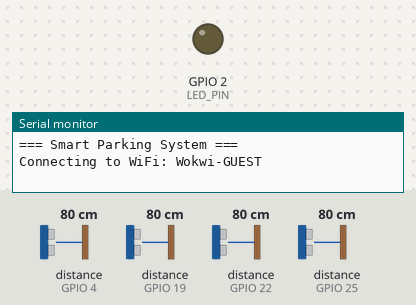
A sketch run on a simulated ESP32. Parts: output pins drawn as LEDs (lit = HIGH), the last lines printed to the serial monitor. Wiring (from diagram.json): 4 × ultrasonic range finder: trigger GPIO 5, echo GPIO 4 / trigger GPIO 18, echo GPIO 19 / trigger GPIO 21, echo GPIO 22 / trigger GPIO 23, echo GPIO 25. The test bench sets the inputs (shaded band); at power-on: distance to the obstacle (sensors on GPIO 4, GPIO 22, GPIO 19, GPIO 25) 80 cm. The echo pulse lasts 58.3 µs per cm; WiFi joins after 1.5 s; servers stay silent unless stated; uploads are accepted with an empty reply; pins used as bus, display or sensor lines are not drawn.

Above: at 0.4 s.
At 5.64 s:
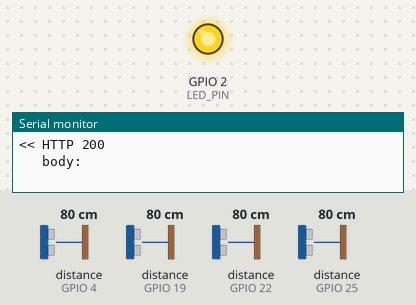
6.4 s: distance to the obstacle (sensor on GPIO 4) set to 55 cm
9.4 s: distance to the obstacle (sensor on GPIO 4) set to 47 cm
12.4 s: distance to the obstacle (sensor on GPIO 22) set to 2 cm
Timing chart, 0 to 21.4 s (numbered marks = the images above; inputs shaded):
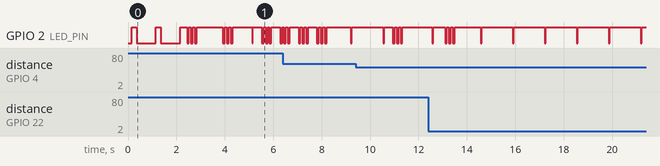

The sketch:

sketch.ino
```cpp
// Smart Parking — ESP32 sketch with on-board LED diagnostic.
// LED on GPIO 2 acts as a visible "Serial Monitor replacement":
//   off                    -> just booted
//   slow blink (1Hz)       -> WiFi connecting
//   solid ON               -> WiFi connected, idle
//   3 short fast blinks    -> POST succeeded (HTTP 2xx)
//   5 long slow blinks     -> POST failed (negative error or non-2xx)
//   single brief flash     -> heartbeat (loop is alive)

#include <WiFi.h>
#include <HTTPClient.h>
#include <WiFiClientSecure.h>

// ====== CONFIG ======
const char* WIFI_SSID = "Wokwi-GUEST";
const char* WIFI_PASS = "";

// EDIT ME: current ngrok URL (it changes every restart). Must be HTTPS.
const char* SERVER_URL = "some-ngrok-server/api/sensor";

// Public smoke-test endpoint (always 200). Used at boot to prove the ESP32
// can reach the open internet over HTTPS at all, independent of ngrok.
const char* SMOKE_URL  = "https://httpbin.org/post";

#define NUM_SENSORS 4
#define OCCUPIED_THRESHOLD_CM 50.0
#define LOOP_DELAY_MS 1000
#define LED_PIN 2

const int TRIG_PINS[NUM_SENSORS] = {5, 18, 21, 23};
const int ECHO_PINS[NUM_SENSORS] = {4, 19, 22, 25};
const char* SENSOR_IDS[NUM_SENSORS] = {"A1", "A2", "B1", "B2"};

bool lastState[NUM_SENSORS]   = {false, false, false, false};
bool initialized[NUM_SENSORS] = {false, false, false, false};

// ---- LED helpers ------------------------------------------------------------
void ledOn()  { digitalWrite(LED_PIN, HIGH); }
void ledOff() { digitalWrite(LED_PIN, LOW); }

void ledBlink(int times, int onMs, int offMs) {
  for (int i = 0; i < times; i++) {
    ledOn();  delay(onMs);
    ledOff(); delay(offMs);
  }
}

void signalSuccess() { ledBlink(3, 80, 80);  ledOn(); }
void signalFailure() { ledBlink(5, 300, 200); ledOn(); }
void signalHeartbeat() { ledOff(); delay(40); ledOn(); }

// ---- Sensor reading ---------------------------------------------------------
float singleMeasurement(int trigPin, int echoPin) {
  digitalWrite(trigPin, LOW);
  delayMicroseconds(2);
  digitalWrite(trigPin, HIGH);
  delayMicroseconds(10);
  digitalWrite(trigPin, LOW);
  long duration = pulseIn(echoPin, HIGH, 30000);
  if (duration == 0) return 999.0;
  return duration * 0.0343 / 2.0;
}

float medianFilter(int trigPin, int echoPin) {
  float a = singleMeasurement(trigPin, echoPin); delay(30);
  float b = singleMeasurement(trigPin, echoPin); delay(30);
  float c = singleMeasurement(trigPin, echoPin);
  if ((a >= b && a <= c) || (a <= b && a >= c)) return a;
  if ((b >= a && b <= c) || (b <= a && b >= c)) return b;
  return c;
}

// ---- HTTP -------------------------------------------------------------------
// Returns the HTTP status code (positive = real status, negative = client error).
int httpsPost(const char* url, const String& body) {
  WiFiClientSecure client;
  client.setInsecure();

  HTTPClient http;
  if (!http.begin(client, url)) {
    Serial.println("http.begin() failed");
    return -1000;
  }
  http.addHeader("Content-Type", "application/json");
  http.addHeader("ngrok-skip-browser-warning", "true");
  http.setTimeout(8000);

  Serial.print(">> POST ");
  Serial.print(url);
  Serial.print(" body=");
  Serial.println(body);

  int code = http.POST(body);
  Serial.print("<< HTTP ");
  Serial.println(code);
  if (code > 0) {
    String resp = http.getString();
    if (resp.length() > 200) resp = resp.substring(0, 200) + "...";
    Serial.print("   body: ");
    Serial.println(resp);
  } else {
    Serial.print("   error: ");
    Serial.println(http.errorToString(code));
  }
  http.end();
  return code;
}

void sendStatusUpdate(const char* sensorId, bool occupied, float distance) {
  if (WiFi.status() != WL_CONNECTED) {
    Serial.println("WiFi not connected — skipping POST");
    signalFailure();
    return;
  }

  String payload = "{\"sensor_id\":\"";
  payload += sensorId;
  payload += "\",\"status\":\"";
  payload += (occupied ? "OCCUPIED" : "FREE");
  payload += "\",\"distance_cm\":";
  payload += String(distance, 1);
  payload += "}";

  int code = httpsPost(SERVER_URL, payload);
  if (code >= 200 && code < 300) signalSuccess();
  else                            signalFailure();
}

// ---- Setup ------------------------------------------------------------------
void setup() {
  Serial.begin(115200);
  pinMode(LED_PIN, OUTPUT);
  ledOff();
  delay(150);
  Serial.println("\n=== Smart Parking System ===");

  for (int i = 0; i < NUM_SENSORS; i++) {
    pinMode(TRIG_PINS[i], OUTPUT);
    pinMode(ECHO_PINS[i], INPUT);
    digitalWrite(TRIG_PINS[i], LOW);
  }

  Serial.print("Connecting to WiFi: "); Serial.println(WIFI_SSID);
  WiFi.mode(WIFI_STA);
  WiFi.begin(WIFI_SSID, WIFI_PASS);
  unsigned long t0 = millis();
  while (WiFi.status() != WL_CONNECTED) {
    ledBlink(1, 200, 800);   // slow blink while connecting
    Serial.print(".");
    if (millis() - t0 > 30000) {
      Serial.println(" WiFi timeout, retrying");
      WiFi.disconnect(); delay(200);
      WiFi.begin(WIFI_SSID, WIFI_PASS);
      t0 = millis();
    }
  }
  ledOn();
  Serial.println();
  Serial.print("WiFi up. IP: "); Serial.println(WiFi.localIP());

  // ---- BOOT SELF-TEST -------------------------------------------------------
  // (1) Generic HTTPS smoke test against httpbin.org. If this fails, the ESP32
  //     can't do TLS at all -> Wokwi network issue, NOT our code.
  Serial.println("[boot] smoke test -> httpbin.org");
  int smoke = httpsPost(SMOKE_URL, "{\"hello\":\"world\"}");
  if (smoke >= 200 && smoke < 300) {
    Serial.println("[boot] smoke test OK");
    signalSuccess();
  } else {
    Serial.println("[boot] smoke test FAILED — generic HTTPS broken");
    signalFailure();
  }
  delay(800);

  // (2) Boot ping to the ngrok server. Lets us see immediately whether ngrok
  //     is reachable, before any sensor reading happens.
  Serial.println("[boot] ping -> ngrok");
  int ping = httpsPost(SERVER_URL,
    "{\"sensor_id\":\"A1\",\"status\":\"FREE\",\"distance_cm\":99}");
  if (ping >= 200 && ping < 300) {
    Serial.println("[boot] ngrok ping OK");
    signalSuccess();
  } else {
    Serial.println("[boot] ngrok ping FAILED");
    signalFailure();
  }
  delay(800);
  ledOn();
}

// ---- Loop -------------------------------------------------------------------
void loop() {
  signalHeartbeat();  // brief LED dip every cycle so we know loop is running

  for (int i = 0; i < NUM_SENSORS; i++) {
    float dist = medianFilter(TRIG_PINS[i], ECHO_PINS[i]);
    bool occupied = dist < OCCUPIED_THRESHOLD_CM;

    if (!initialized[i] || occupied != lastState[i]) {
      Serial.print("["); Serial.print(SENSOR_IDS[i]);
      Serial.print("] dist="); Serial.print(dist);
      Serial.print(" cm -> "); Serial.println(occupied ? "OCCUPIED" : "FREE");
      sendStatusUpdate(SENSOR_IDS[i], occupied, dist);
      lastState[i] = occupied;
      initialized[i] = true;
    }
  }
  delay(LOOP_DELAY_MS);
}
```
